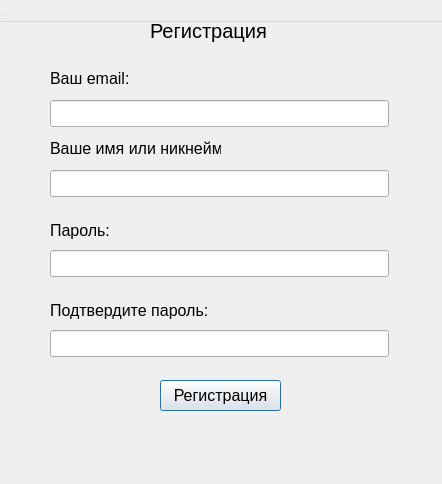
<?xml version="1.0" encoding="UTF-8"?>
<ui version="4.0">
 <class>Dialog</class>
 <widget class="QDialog" name="Dialog">
  <property name="geometry">
   <rect>
    <x>0</x>
    <y>0</y>
    <width>442</width>
    <height>484</height>
   </rect>
  </property>
  <property name="windowTitle">
   <string>MainWindow</string>
  </property>
  <widget class="QWidget" name="centralwidget" native="true">
   <property name="geometry">
    <rect>
     <x>0</x>
     <y>0</y>
     <width>439</width>
     <height>431</height>
    </rect>
   </property>
   <widget class="QLabel" name="label">
    <property name="geometry">
     <rect>
      <x>150</x>
      <y>10</y>
      <width>121</width>
      <height>41</height>
     </rect>
    </property>
    <property name="font">
     <font>
      <pointsize>15</pointsize>
     </font>
    </property>
    <property name="text">
     <string>Регистрация</string>
    </property>
   </widget>
   <widget class="QLineEdit" name="Nickname">
    <property name="geometry">
     <rect>
      <x>50</x>
      <y>170</y>
      <width>339</width>
      <height>27</height>
     </rect>
    </property>
   </widget>
   <widget class="QLabel" name="label_2">
    <property name="geometry">
     <rect>
      <x>50</x>
      <y>140</y>
      <width>171</width>
      <height>16</height>
     </rect>
    </property>
    <property name="font">
     <font>
      <pointsize>12</pointsize>
     </font>
    </property>
    <property name="text">
     <string>Ваше имя или никнейм:</string>
    </property>
   </widget>
   <widget class="QLabel" name="label_3">
    <property name="geometry">
     <rect>
      <x>50</x>
      <y>220</y>
      <width>171</width>
      <height>21</height>
     </rect>
    </property>
    <property name="font">
     <font>
      <pointsize>12</pointsize>
     </font>
    </property>
    <property name="text">
     <string>Пароль:</string>
    </property>
   </widget>
   <widget class="QLineEdit" name="Password">
    <property name="geometry">
     <rect>
      <x>50</x>
      <y>250</y>
      <width>339</width>
      <height>27</height>
     </rect>
    </property>
   </widget>
   <widget class="QLabel" name="label_4">
    <property name="geometry">
     <rect>
      <x>50</x>
      <y>300</y>
      <width>171</width>
      <height>21</height>
     </rect>
    </property>
    <property name="font">
     <font>
      <pointsize>12</pointsize>
     </font>
    </property>
    <property name="text">
     <string>Подтвердите пароль:</string>
    </property>
   </widget>
   <widget class="QLineEdit" name="ConfirmPassword">
    <property name="geometry">
     <rect>
      <x>50</x>
      <y>330</y>
      <width>339</width>
      <height>27</height>
     </rect>
    </property>
   </widget>
   <widget class="QLabel" name="label_5">
    <property name="geometry">
     <rect>
      <x>50</x>
      <y>70</y>
      <width>171</width>
      <height>16</height>
     </rect>
    </property>
    <property name="font">
     <font>
      <pointsize>12</pointsize>
     </font>
    </property>
    <property name="text">
     <string>Ваш email:</string>
    </property>
   </widget>
   <widget class="QLineEdit" name="Email">
    <property name="geometry">
     <rect>
      <x>50</x>
      <y>100</y>
      <width>339</width>
      <height>27</height>
     </rect>
    </property>
   </widget>
   <widget class="QPushButton" name="Register">
    <property name="geometry">
     <rect>
      <x>160</x>
      <y>380</y>
      <width>121</width>
      <height>31</height>
     </rect>
    </property>
    <property name="font">
     <font>
      <pointsize>12</pointsize>
     </font>
    </property>
    <property name="text">
     <string>Регистрация</string>
    </property>
   </widget>
  </widget>
  <widget class="QMenuBar" name="menubar">
   <property name="geometry">
    <rect>
     <x>0</x>
     <y>0</y>
     <width>442</width>
     <height>22</height>
    </rect>
   </property>
  </widget>
  <widget class="QStatusBar" name="statusbar">
   <property name="geometry">
    <rect>
     <x>0</x>
     <y>0</y>
     <width>3</width>
     <height>21</height>
    </rect>
   </property>
  </widget>
  <widget class="QLabel" name="ErrorLabel">
   <property name="geometry">
    <rect>
     <x>40</x>
     <y>430</y>
     <width>351</width>
     <height>31</height>
    </rect>
   </property>
   <property name="text">
    <string/>
   </property>
  </widget>
 </widget>
 <resources/>
 <connections/>
</ui>
